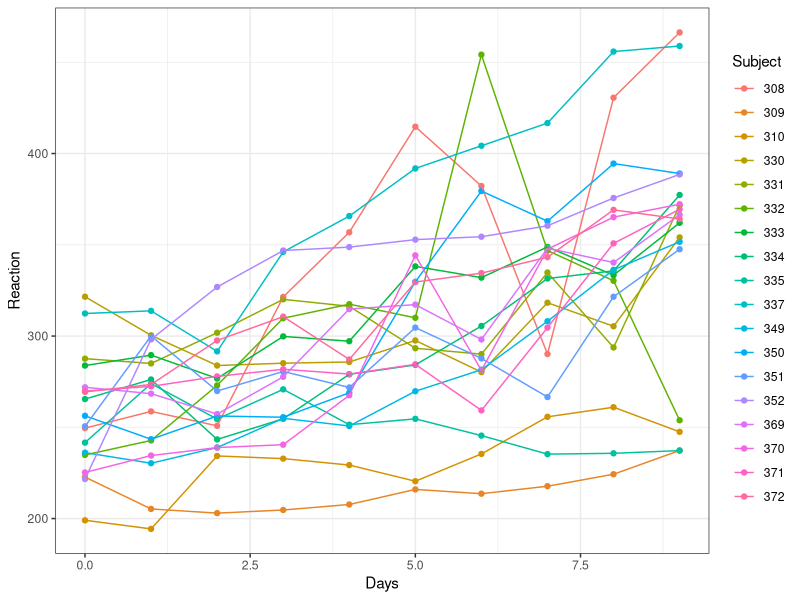
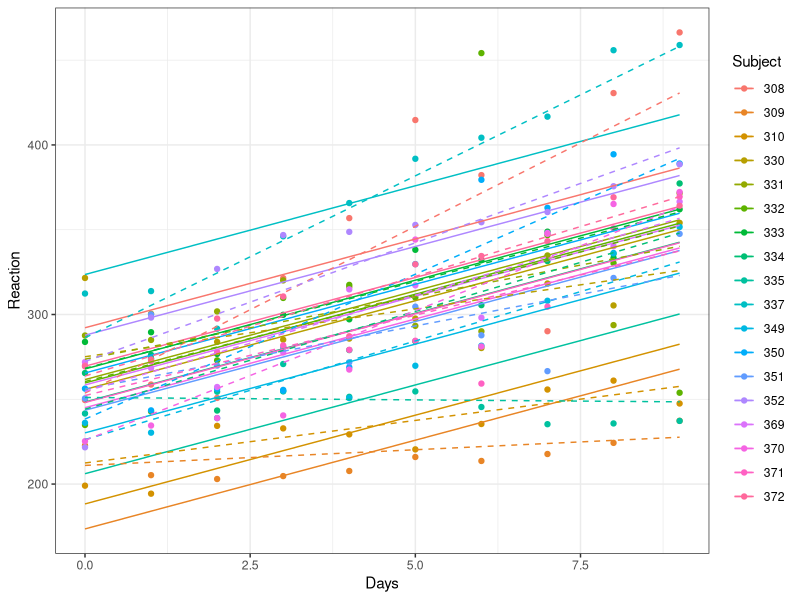

The R script that drew these images, in order: (Note: this script raises an error after producing the figures.)

rm(list=ls()) # clears workspace

#ex12_mixed_models
##load important packages##
library(ggplot2)
library(MASS)
library(reshape2)
library(tidyverse)

#probably a new package
#install.packages("lme4")
library(lme4)
head(sleepstudy)
#another package
#install.packages("glmmTMB")
library(glmmTMB)

#lets take a look at the data
library(ggplot2); theme_set(theme_bw())
q0 <- (ggplot(sleepstudy, aes(Days, Reaction, colour = Subject))
       + geom_point())  ## points only, use later
print(q0+geom_line())

#run models
lm2 <- lmer(Reaction~Days + (1|Subject),data=sleepstudy) ## rand intercept
lm3 <- lmer(Reaction~Days + (Days|Subject),data=sleepstudy) ## rand slopes and intercepts

#lets look at the first model
summary(lm2)

#we don't get a p-value, only a t value
#this is because understanding the df with random effects is hard
#my recommendation: estimate the random effects conservative (e.g. the largest number of df they could potentially take up)
#here, we have 18 subjects, plus the fixed effect Days (which is continous)
#therefore, our df = Numbers of obs (180) - (all the levels of fixed effects) - (all the levels of random effects)
#180 - 18 - 1
180 - 18 - 1
#161
t.value = 13.02
p.value = 2*pt(t.value, df = 161, lower=FALSE)
#draw from the t distribution to get the probability (p-value) at your calculated t-value
p.value
#a good rule of thumb is that if you have a lot of data, you want a t-value > 2

#what are diffs between the models above?
pp <- expand.grid(Days=0:9,Subject=levels(sleepstudy$Subject))
#create a new data frame with all the stuff for each subjuet
pp2 <- cbind(pp,Reaction=predict(lm2,newdata=pp))
#make a new dataframe, pp2, and predict lm2
pp3 <- cbind(pp,Reaction=predict(lm3,newdata=pp))
#make a new dataframe, pp2, and predict lm3

print(q0
      + geom_line(data=pp2)
      + geom_line(data=pp3,lty=2))
#the dashed lines are nested and the solid line are not!


##NOW FOR A GLMM##
bat = read.csv("bat_data.csv")
head(bat)

#make a year column
bat$date = as.Date(bat$date, "%m/%d/%y")
bat$year = format(bat$date, "%y")
bat$year = as.numeric(bat$year)
bat$year = bat$year - min(bat$year)

#drop a species that dies too early
bat = subset(bat, species!="MYSE")
#and substrate
bat = subset(bat, species!="SUBSTRATE")

library(lme4)
#glms - binomial
gm1 = glmer(gd~species + (1|site),data=bat, family = "binomial")
summary(gm1)
#the GLM version of this will give us p-values
library(car)
Anova(gm1)

gm2 = glmer(gd~species*year + (1|site),data=bat, family = "binomial")
summary(gm2)
library(effects)
plot(allEffects(gm2))

anova(gm1,gm2)

#let's predict g2
newdat = expand.grid(species = unique(bat$species),
                     year=seq(min(bat$year),max(bat$year),by = .05),
                     site = unique(bat$site)
                     )
newdat$yhat = predict(gm2,newdata= newdat,re.form=NA,type="response")
#note - I use response to transform from logit space to response variable space
#I used re.form to drop random effects because I don't care about the site effects

#let's plot the prediction
r=ggplot(data=newdat, aes(x=year,y=yhat,col=species))+ 
  geom_line(size=1)+
  geom_point(data = bat, aes(x = jitter(year), y = gd),size=3, shape = 1)+
  ylab("Pd Prevalence")+
  xlab("Year")+
  coord_cartesian(ylim=c(-0.1,1.1))+ #zoom in
  theme_bw() + 
  theme(axis.title=element_text(size=23),axis.text=element_text(size=15),panel.grid = element_blank(), axis.line=element_line(),legend.position=c(.9,.55),legend.text = element_text(size=12,face="italic"))
print(r)

#what if I hadn't dropped the site effects?

newdat$yhat = predict(gm2,newdata= newdat,type="response")
r=ggplot(data=newdat, aes(x=year,y=yhat,col=species))+ 
  geom_line(size=1)+
  geom_point(data = bat, aes(x = jitter(year), y = gd),size=3, shape = 1)+
  ylab("Pd Prevalence")+
  xlab("Year")+
  coord_cartesian(ylim=c(-0.1,1.1))+
  theme_bw() + 
  theme(axis.title=element_text(size=23),axis.text=element_text(size=15),panel.grid = element_blank(), axis.line=element_line(),legend.position=c(.9,.55),legend.text = element_text(size=12,face="italic"))
print(r)

#yikes

##what if we want to predict categorical
newdat2 = expand.grid(species = unique(bat$species),
                     site = unique(bat$site)
)
newdat2$yhat = predict(gm1,newdata= newdat2,re.form=NA,type="response")
#note - I use response to transform from logit space to response variable space
#I used re.form to drop random effects because I don't care about the site effects

#let's plot the prediction
r=ggplot(data=newdat2, aes(x=species,y=yhat))+ 
geom_point(color="red")  +
geom_point(data = bat, aes(x = species, y = gd),size=3, shape = 1)+
  ylab("Pd Prevalence")+
  xlab("Year")+
  coord_cartesian(ylim=c(-0.1,1.1))+
  theme_bw() + 
  theme(axis.title=element_text(size=23),axis.text=element_text(size=15),panel.grid = element_blank(), axis.line=element_line(),legend.position=c(.9,.55),legend.text = element_text(size=12,face="italic"))
print(r)


#negative binomial example with mixed models#
#ex12_nb_mixed

liz = read.csv("lizards.csv")

library(lme4)

## run mixed model
m.nb <- glmer.nb(N ~ time*light + (1|height), data=liz)
#look at mixed model
summary(m.nb)

#poisson version
m.po <- glmer(N ~ time*light + (1|height), data=liz, family = poisson)
#look at mixed model
summary(m.po)

AIC(m.po, m.nb)
##glmmTMB

#https://cran.r-project.org/web/packages/glmmTMB/vignettes/glmmTMB.pdf
#Note - this package is rapidly being developed!

head(liz)

tmb.mod1 = glmmTMB(N ~ time*light + (1|height), data=liz, family=nbinom2)
summary(tmb.mod1)
#same result as above
#look at weird way we coded family

#specify zero inflated

tmb.mod2 = glmmTMB(N ~ time*light + (1|height), data=liz, 
                   ziformula = ~1,
                   family=poisson)
summary(tmb.mod2)
#similar output


tmb.mod3 = glmmTMB(N ~ time*light + (1|height), data=liz, 
                   family=poisson)
summary(tmb.mod3)

AIC(tmb.mod1, tmb.mod2, tmb.mod3)

#hurdle version

hurdle.tmb = update(tmb.mod2,
       ziformula=~.,
       data=liz,
       family=truncated_nbinom1)
hurdle.tmb
summary(hurdle.tmb)
##this is not fitting friends! do not ignore!
